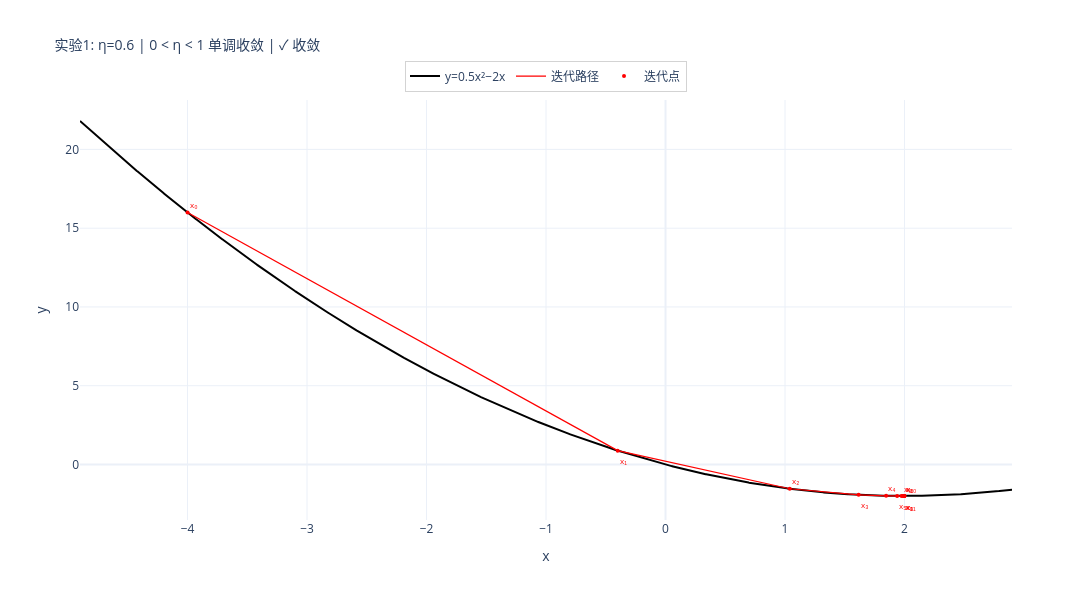
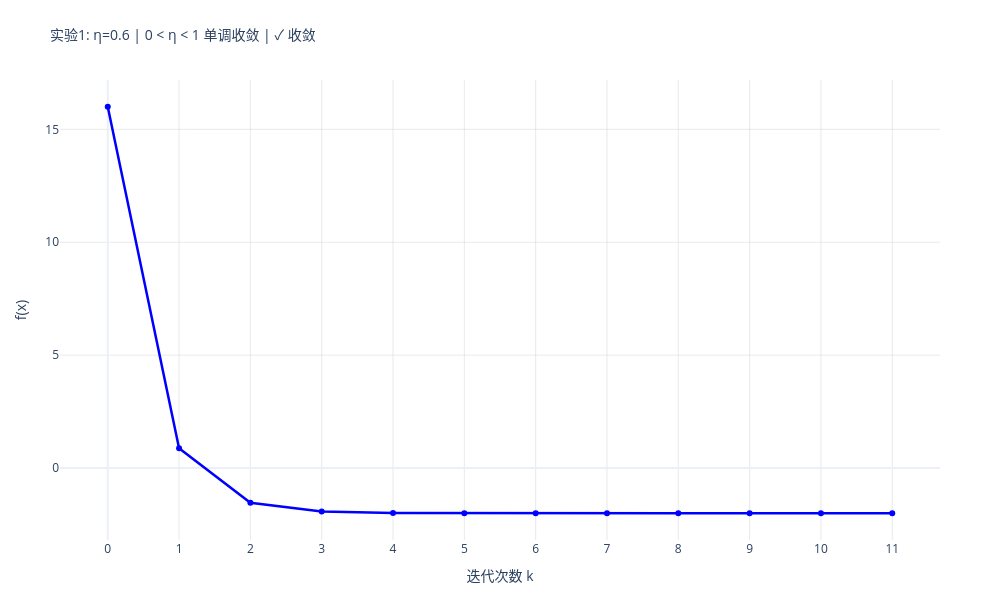
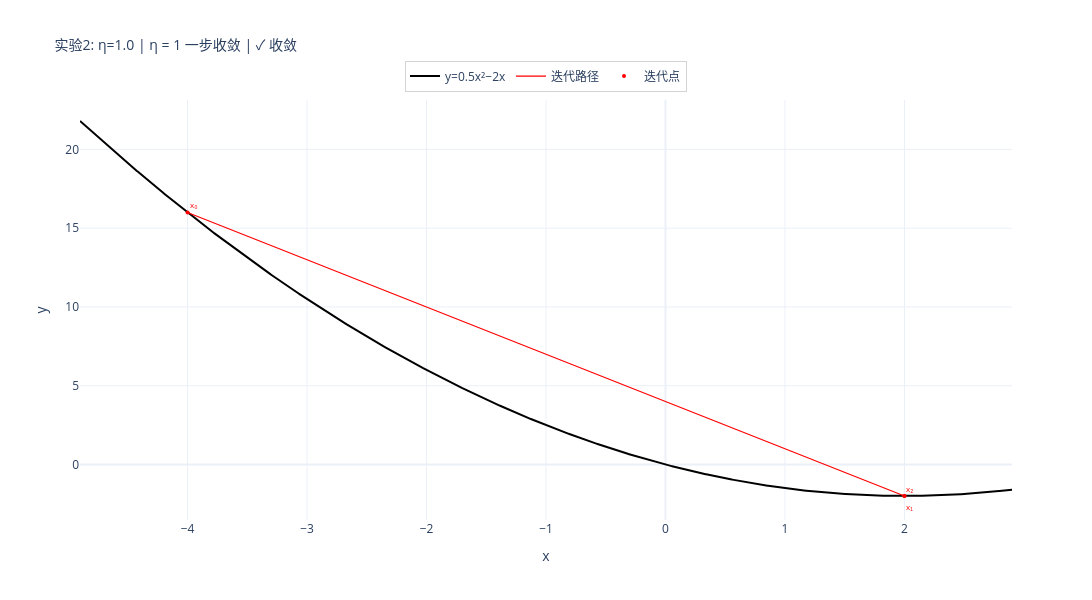
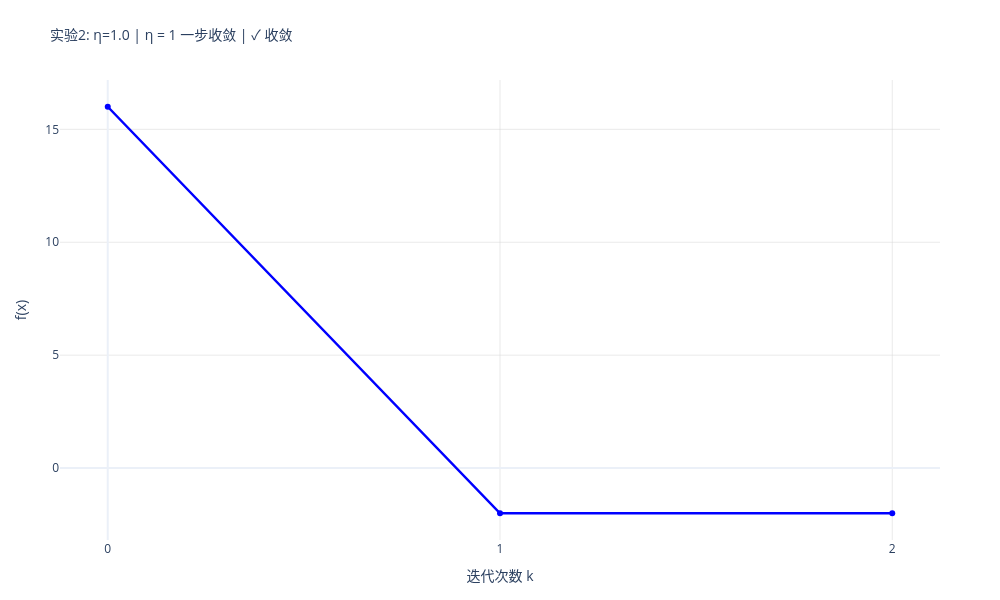

The notebook cell saved with these charts, in order:
### Markdown cell above
步长是决定梯度下降法成败的核心超参数。不合理的步长会直接打破泰勒近似条件，出现震荡、发散等情况。

为了从理论和实验两个层面完整揭示步长的作用机制，本节先推导一维凸二次函数上梯度下降法的误差递推闭式解，再用五组实验覆盖全部理论分类。

> **术语说明**：本节及后续内容中，"步长"与"学习率"为同一概念，均指参数更新公式中的系数 $\eta$。在强调参数"迈出多远"的几何意义时，优先使用"步长"一词。

---
 

**示例** 以标准凸二次函数作为分析对象：
$$
f(x) = 0.5x^2 - 2x
$$

其一阶导数为：
$$
f'(x) = x - 2
$$

令梯度为零，求得理论最优解：
$$
x - 2 = 0 \Rightarrow x^* = 2, \quad f(x^*) = -2
$$

梯度下降法的参数更新公式为：
$$
x_{k+1} = x_k - \eta \cdot f'(x_k)
$$

代入 $f'(x_k) = x_k - 2$：
$$
x_{k+1} = x_k - \eta(x_k - 2) = (1 - \eta)x_k + 2\eta
$$

为了分析迭代点 $x_k$ 与最优解 $x^*$ 之间的距离如何变化，定义误差项 $e_k = x_k - x^*$。将 $x_k = e_k + x^*$ 代入上式：

$$
\begin{aligned}
e_{k+1} + x^* &= (1 - \eta)(e_k + x^*) + 2\eta \\
e_{k+1} &= (1 - \eta)e_k + (1 - \eta)x^* + 2\eta - x^* \\
         &= (1 - \eta)e_k + \eta(2 - x^*)
\end{aligned}
$$

由于 $x^* = 2$，常数项 $\eta(2 - x^*) = 0$ 消去，得到简洁的误差递推式：
$$
e_{k+1} = (1 - \eta) \cdot e_k
$$

从 $k=0$ 开始累乘展开，得到闭式解：
$$
e_k = (1 - \eta)^k \cdot e_0
$$

该公式将步长$\eta$ 与收敛行为之间的关联从经验观察升级为精确的数学定理——收敛性完全由误差递推因子 $|1 - \eta|$ 决定：

| 步长范围 | 误差递推因子 | 误差变化 | 迭代行为 |
|:---|:---|:---|:---|
| $0 < \eta < 1$ | $\|1 - \eta\| < 1$ | 指数衰减 | **单调收敛** |
| $\eta = 1$ | $\|1 - \eta\| = 0$ | 一步归零 | **一步收敛** |
| $1 < \eta < 2$ | $\|1 - \eta\| < 1$ | 正负交替衰减 | **震荡收敛** |
| $\eta = 2$ | $\|1 - \eta\| = 1$ | 绝对值恒定 | **等幅震荡，永不收敛** |
| $\eta > 2$ | $\|1 - \eta\| > 1$ | 指数增长 | **发散** |

$\eta = 2$ 是收敛与发散之间精确的临界分界点。

注意：现实中的深度学习损失函数——非凸、高维、不可解析——我们无法像上述推导那样精确计算收敛临界点，只能通过步长调度、自适应优化器（Adam/RMSprop）、梯度裁剪等手段来规避超调/发散风险，在可控范围内尽可能加快收敛。


---

**实验验证**

为完整验证上述五种理论分类，本节选取五个代表性步长，覆盖表格中的全部行为模式：

| 实验编号 | 步长$\eta$ | 对应理论分类 | 预期迭代行为 |
|:---|:---|:---|:---|
| 实验1 | $\eta = 0.6$ | $0 < \eta < 1$ | 单调收敛 |
| 实验2 | $\eta = 1.0$ | $\eta = 1$ | 一步收敛 |
| 实验3 | $\eta = 1.5$ | $1 < \eta < 2$ | 震荡收敛 |
| 实验4 | $\eta = 2.0$ | $\eta = 2$ | 等幅震荡，永不收敛 |
| 实验5 | $\eta = 2.4$ | $\eta > 2$ | 发散 |

所有实验共用目标函数 $f(x)=0.5x^2-2x$ 和初值 $x_0=-4$。

**实验1：单调收敛（η = 0.6）**

当步长$0 < \eta < 1$ 时，误差递推因子 $|1 - \eta| < 1$，误差以指数方式衰减。迭代点从 $x_0 = -4$ 出发，沿单一方向稳步靠近最优解 $x^* = 2$，坐标符号不翻转，全程**没有震荡**。

从误差递推公式 $e_k = (1 - \eta)^k e_0$ 可知，当 $\eta = 0.6$ 时，$e_k = (0.4)^k e_0$，每步误差缩小为前一步的 40%，呈现稳定、平滑的收敛轨迹。

> **典型应用场景**：当目标函数地形较为平坦、不需要快速收敛时，较小的步长可确保稳定的迭代过程。

### Code cell
# ===== 导入必要的库 =====
import numpy as np                      # 数值计算库
import plotly.graph_objects as go      # 交互式可视化库

# ========= 定义目标函数及其导数 =========
def f(x):
    """
    目标函数：f(x) = 0.5 * x^2 - 2x，凸二次函数。
    这是一个开口向上的抛物线，极值点在导数等于0的地方。
    """
    return 0.5 * x**2 - 2 * x   # 返回函数值：0.5x² - 2x

def df(x):
    """
    目标函数的一阶导数：f'(x) = x - 2。
    梯度（导数）指向函数值增长最快的方向，梯度下降法就是沿负梯度方向寻找极值。
    """
    return x - 2   # 返回导数值：x - 2

# ========= 理论最优解 =========
x_star = 2.0                              # 令 f'(x)=x-2=0 解得 x=2，这是理论最优点
y_star = f(x_star)                       # 计算理论极小值：f(2) = 0.5*(4) - 2*2 = 2 - 4 = -2
print(f"【理论最优解】x* = {x_star:.2f}, f(x*) = {y_star:.2f}\n")  
# 打印理论最优解，保留两位小数

# ========= 辅助函数：判断收敛类型 =========
def get_convergence_type(eta, xs):
    """
    根据学习率 eta 自动判断收敛类型（基于理论分类）。
    参数：
        eta: 学习率
        xs: 迭代序列
    返回：
        (类型标签, 描述字符串)
    """
    # 根据理论分类表确定收敛类型
    if eta == 0.6:
        return "单调收敛", "0 < η < 1 单调收敛"
    elif eta == 1.0:
        return "一步收敛", "η = 1 一步收敛"
    elif eta == 1.5:
        return "振荡收敛", "1 < η < 2 振荡收敛"
    elif eta == 2.0:
        return "等幅振荡", "η = 2 等幅振荡，永不收敛"
    elif eta == 2.4:
        return "发散", "η > 2 发散"
    else:
        # 通用判断逻辑（备用）
        if eta < 1.0:
            return "单调收敛", f"0<η<1 单调收敛"
        elif eta == 1.0:
            return "一步收敛", "η=1 一步收敛"
        elif 1.0 < eta < 2.0:
            return "振荡收敛", "1<η<2 振荡收敛"
        elif eta == 2.0:
            return "等幅振荡", "η=2 等幅振荡，永不收敛"
        else:
            return "发散", "η>2 发散"

# ========= 通用函数：运行梯度下降并绘图 =========
def run_gd(x0, eta, max_iter=30):
    """
    运行梯度下降法并打印迭代过程。
    参数：
        x0: 初始点
        eta: 学习率（步长）
        max_iter: 最大迭代次数，默认30次
    返回：
        xs: 所有迭代点的x坐标构成的NumPy数组
        ys: 所有迭代点的函数值f(x)构成的NumPy数组
        eta: 学习率
        converged: 是否收敛到最优解附近
        convergence_type: 收敛类型标签
        convergence_desc: 收敛类型描述
    """
    xs = [x0]                      # 初始化列表，记录所有迭代点的x坐标，加入初始点
    ys = [f(x0)]                   # 初始化列表，记录所有迭代点的函数值，加入初始点的函数值
    
    x_current = x0                 # 设置当前点为初始点
    
    print(f"\n========== η={eta:.1f} ==========")  # 打印当前学习率的分隔标题
    
    converged = False              # 初始化收敛标志
    
    for k in range(max_iter):      # 开始迭代循环，k从0到max_iter-1
        g = df(x_current)          # 计算当前位置的导数（梯度）
        
        x_next = x_current - eta * g  
        # 梯度下降更新公式：x_new = x_old - 学习率 * 梯度
        
        xs.append(x_next)          # 将新位置x加入坐标列表
        ys.append(f(x_next))       # 将新位置对应的函数值加入值列表
        
        # 打印迭代步骤的详细计算过程
        print(f"x_{k}={x_current:.1f} ⇒ x_{k+1}=x_{k}‑η·y' = {x_current:.1f}‑{eta:.1f}·({g:.1f})={x_next:.1f};")
        
        if abs(g) < 0.001:         # 判断是否满足提前终止条件：梯度的绝对值小于0.001
            converged = True       # 标记为已收敛
            break                  # 如果满足（接近极小值），跳出循环
        
        x_current = x_next         # 更新当前点
    
    # 获取收敛类型
    conv_type, conv_desc = get_convergence_type(eta, np.array(xs))
    
    return np.array(xs), np.array(ys), eta, converged, conv_type, conv_desc

# 创建一个字典，用于将阿拉伯数字转换为带下标的Unicode字符（如 "x0" 转为 "x₀"）
digit_sub = {"0":"₀","1":"₁","2":"₂","3":"₃","4":"₄",
             "5":"₅","6":"₆","7":"₇","8":"₈","9":"₉"}

# ========= 绘图函数1：迭代轨迹图 =========
def plot_trajectory(xs, ys, eta, convergence_type, convergence_desc, converged, experiment_num):
    """
    绘制单变量函数的梯度下降轨迹图。
    参数：
        xs: 迭代过程中的x坐标数组
        ys: 迭代过程中的函数值数组
        eta: 学习率（用于在标题中标识）
        convergence_type: 收敛类型标签
        convergence_desc: 收敛类型描述
        converged: 是否收敛
        experiment_num: 实验编号
    """
    # ====== 自动生成标题 ======
    # 构建收敛状态描述
    status = "✓ 收敛" if converged else "… 未收敛"
    
    # 构建标题：包含实验编号、eta值、收敛类型和描述
    title_text = f"实验{experiment_num}: η={eta:.1f} | {convergence_desc}"
    if converged:
        title_text += f" | {status}"
    
    # ====== 计算绘图的范围 ======
    x_min, x_max = np.min(xs), np.max(xs)  
    # 获取迭代路径中x坐标的最小值和最大值
    
    x_pad = 0.15 * abs(x_max - x_min) if abs(x_max - x_min) > 0.1 else 2.0  
    # 计算x轴两侧的边距
    
    x_plot_low = x_min - x_pad      # 设置x轴绘图下限
    x_plot_high = x_max + x_pad     # 设置x轴绘图上限
    
    x_curve = np.linspace(x_plot_low, x_plot_high, 2000)  
    # 在绘图范围内生成2000个均匀分布的点
    
    y_curve = f(x_curve)            # 计算这些点对应的函数值

    # ====== 创建Plotly图形 ======
    fig = go.Figure()               # 初始化一个空的Plotly图形对象
    
    # === 目标函数曲线：黑色 ===
    fig.add_trace(go.Scatter(
        x=x_curve, 
        y=y_curve, 
        mode="lines",
        line=dict(color="black", width=2), 
        name="y=0.5x²−2x"
    ))
    
    # === 迭代路径连线：红色（仅第一条线显示图例，避免重复） ===
    for i in range(len(xs)-1):      # 循环遍历所有相邻的迭代点对
        show_legend = (i == 0)      # 只在第一条线段上显示图例
        fig.add_trace(go.Scatter(
            x=[xs[i], xs[i+1]], 
            y=[ys[i], ys[i+1]],
            mode="lines", 
            line=dict(color="red", width=1.2),
            name="迭代路径" if show_legend else None,
            legendgroup="迭代路径" if show_legend else None,
            showlegend=show_legend
        ))
    
    # === 迭代点marker：红色（单独一个trace，用于图例中显示"迭代点"） ===
    fig.add_trace(go.Scatter(
        x=xs, 
        y=ys, 
        mode="markers",
        marker=dict(color="red", size=4),
        name="迭代点",
        legendgroup="迭代点",
        showlegend=True
    ))

    # ====== 为迭代点添加文本标注 ======
    annot_list = []                 # 初始化一个空列表
    
    for idx, (xi, yi) in enumerate(zip(xs, ys)):  
        y_shift = 8 if idx % 2 == 0 else -10  
        # 交错向上/向下移动文本，避免标注重叠
        
        idx_str = str(idx)          # 将索引转换为字符串
        sub_text = "".join([digit_sub[c] for c in idx_str])  
        # 将索引字符转换为带下标的Unicode字符
        
        # 标注文本：红色，保持整体一致性
        annot_list.append(dict(
            x=xi, 
            y=yi, 
            text=f"x{sub_text}", 
            showarrow=False,
            xanchor="left", 
            yshift=y_shift, 
            font=dict(size=8, color="red")
        ))
    
    # ====== 更新图表布局 ======
    fig.update_layout(
        annotations=annot_list,     # 将标注列表添加到图形中
        title=dict(text=title_text, font=dict(size=14)),  # 设置标题和字体大小
        xaxis_title="x",            # x轴标题
        yaxis_title="y",            # y轴标题
        template="plotly_white",    # 使用干净的白色背景模板
        width=1100, height=600,     # 设置图表的宽高
        hovermode="x unified",      # 鼠标悬停时，统一显示同一x坐标下的所有信息
        showlegend=True,            # 显示图例
        legend=dict(
            orientation="h",        # 图例水平排列
            yanchor="bottom",       # 图例底部对齐
            y=1.02,                 # 图例放在图表上方
            xanchor="center",       # 图例水平居中
            x=0.5,
            bgcolor="rgba(255,255,255,0.8)",
            bordercolor="lightgray",
            borderwidth=1
        )
    )
    fig.show()                      # 显示交互式图形

# ========= 绘图函数2：收敛曲线图（无图例、无标注） =========
def plot_convergence(xs, ys, eta, convergence_type, convergence_desc, converged, experiment_num):
    """
    绘制梯度下降的收敛曲线图（函数值随迭代次数的变化）。
    参数：
        xs: 迭代过程中的x坐标数组
        ys: 迭代过程中的函数值数组
        eta: 学习率（用于在标题中标识）
        convergence_type: 收敛类型标签
        convergence_desc: 收敛类型描述
        converged: 是否收敛
        experiment_num: 实验编号
    """
    # ====== 自动生成标题 ======
    # 构建收敛状态描述
    status = "✓ 收敛" if converged else "… 未收敛"
    
    # 构建标题
    title_text = f"实验{experiment_num}: η={eta:.1f} | {convergence_desc}"
    if converged:
        title_text += f" | {status}"
    
    # ====== 创建Plotly图形 ======
    fig = go.Figure()
    
    iterations = np.arange(len(ys))  # 迭代次数：0, 1, 2, ...
    
    # === 收敛曲线：函数值随迭代次数的变化 ===
    fig.add_trace(go.Scatter(
        x=iterations, 
        y=ys, 
        mode="lines+markers",
        line=dict(color="blue", width=2.5),
        marker=dict(color="blue", size=6, symbol="circle"),
        name="收敛曲线",
        showlegend=False           # 不显示图例
    ))
    
    # === 设置坐标轴 ===
    fig.update_xaxes(
        title_text="迭代次数 k",
        tickmode="linear",
        dtick=1,                   # 每1个迭代步长显示刻度
        gridcolor="lightgray",
        gridwidth=0.5
    )
    
    fig.update_yaxes(
        title_text="f(x)",
        gridcolor="lightgray",
        gridwidth=0.5
    )
    
    # ====== 更新图表布局（不显示图例） ======
    fig.update_layout(
        title=dict(
            text=title_text, 
            font=dict(size=14)
        ),
        template="plotly_white",
        width=1000, 
        height=600,
        hovermode="x unified",
        showlegend=False,          # 全局关闭图例
        margin=dict(l=60, r=60, t=80, b=60)  # 调整边距
    )
    fig.show()                      # 显示交互式图形


# ========= 主程序：按截图依次运行5个实验 =========

# 定义实验配置列表：[(实验编号, 初始点, 学习率, 最大迭代次数)]
experiments = [
    (1, -4.0, 0.6, 30),   # 实验1：η = 0.6，单调收敛
    (2, -4.0, 1.0, 30),   # 实验2：η = 1.0，一步收敛
    (3, -4.0, 1.5, 30),   # 实验3：η = 1.5，振荡收敛
    (4, -4.0, 2.0, 30),   # 实验4：η = 2.0，等幅振荡，永不收敛
    (5, -4.0, 2.4, 30),   # 实验5：η = 2.4，发散
]

# 循环运行所有实验
for exp_num, x0, eta, max_iter in experiments:
    print(f"\n{'='*50}")
    print(f"开始 实验{exp_num}: η = {eta}")
    print(f"{'='*50}")
    
    # 运行梯度下降
    xs, ys, eta, converged, conv_type, conv_desc = run_gd(x0, eta, max_iter)
    
    # 绘制迭代轨迹图
    plot_trajectory(xs, ys, eta, conv_type, conv_desc, converged, exp_num)
    
    # 绘制收敛曲线图
    plot_convergence(xs, ys, eta, conv_type, conv_desc, converged, exp_num)
    
    print(f"\n实验{exp_num} 完成！")

print("\n" + "="*50)
print("所有5个实验已完成！")
print("="*50)

### Figure 1 — Plotly figure (JSON) as saved in the notebook; plotly's stock layout.template omitted (floating-point values rounded to 4 significant figures; data arrays with more than 128 entries replaced by an {"elided": "..."} marker saying what was removed)
{"data": [{"line": {"color": "black", "width": 2}, "mode": "lines", "name": "y=0.5x²−2x", "type": "scatter", "x": {"elided": "2000 float values"}, "y": {"elided": "2000 float values"}}, {"legendgroup": "迭代路径", "line": {"color": "red", "width": 1.2}, "mode": "lines", "name": "迭代路径", "showlegend": true, "type": "scatter", "x": [-4, -0.4], "y": [16, 0.88]}, {"line": {"color": "red", "width": 1.2}, "mode": "lines", "showlegend": false, "type": "scatter", "x": [-0.4, 1.04], "y": [0.88, -1.539]}, {"line": {"color": "red", "width": 1.2}, "mode": "lines", "showlegend": false, "type": "scatter", "x": [1.04, 1.616], "y": [-1.539, -1.926]}, {"line": {"color": "red", "width": 1.2}, "mode": "lines", "showlegend": false, "type": "scatter", "x": [1.616, 1.846], "y": [-1.926, -1.988]}, {"line": {"color": "red", "width": 1.2}, "mode": "lines", "showlegend": false, "type": "scatter", "x": [1.846, 1.939], "y": [-1.988, -1.998]}, {"line": {"color": "red", "width": 1.2}, "mode": "lines", "showlegend": false, "type": "scatter", "x": [1.939, 1.975], "y": [-1.998, -2.0]}, {"line": {"color": "red", "width": 1.2}, "mode": "lines", "showlegend": false, "type": "scatter", "x": [1.975, 1.99], "y": [-2.0, -2.0]}, {"line": {"color": "red", "width": 1.2}, "mode": "lines", "showlegend": false, "type": "scatter", "x": [1.99, 1.996], "y": [-2.0, -2.0]}, {"line": {"color": "red", "width": 1.2}, "mode": "lines", "showlegend": false, "type": "scatter", "x": [1.996, 1.998], "y": [-2.0, -2.0]}, {"line": {"color": "red", "width": 1.2}, "mode": "lines", "showlegend": false, "type": "scatter", "x": [1.998, 1.999], "y": [-2.0, -2.0]}, {"line": {"color": "red", "width": 1.2}, "mode": "lines", "showlegend": false, "type": "scatter", "x": [1.999, 2.0], "y": [-2.0, -2.0]}, {"legendgroup": "迭代点", "marker": {"color": "red", "size": 4}, "mode": "markers", "name": "迭代点", "showlegend": true, "type": "scatter", "x": [-4.0, -0.4, 1.04, 1.616, 1.846, 1.939, 1.975, 1.99, 1.996, 1.998, 1.999, 2.0], "y": [16.0, 0.88, -1.539, -1.926, -1.988, -1.998, -2.0, -2.0, -2.0, -2.0, -2.0, -2.0]}], "layout": {"annotations": [{"font": {"color": "red", "size": 8}, "showarrow": false, "text": "x₀", "x": -4, "xanchor": "left", "y": 16, "yshift": 8}, {"font": {"color": "red", "size": 8}, "showarrow": false, "text": "x₁", "x": -0.4, "xanchor": "left", "y": 0.88, "yshift": -10}, {"font": {"color": "red", "size": 8}, "showarrow": false, "text": "x₂", "x": 1.04, "xanchor": "left", "y": -1.539, "yshift": 8}, {"font": {"color": "red", "size": 8}, "showarrow": false, "text": "x₃", "x": 1.616, "xanchor": "left", "y": -1.926, "yshift": -10}, {"font": {"color": "red", "size": 8}, "showarrow": false, "text": "x₄", "x": 1.846, "xanchor": "left", "y": -1.988, "yshift": 8}, {"font": {"color": "red", "size": 8}, "showarrow": false, "text": "x₅", "x": 1.939, "xanchor": "left", "y": -1.998, "yshift": -10}, {"font": {"color": "red", "size": 8}, "showarrow": false, "text": "x₆", "x": 1.975, "xanchor": "left", "y": -2.0, "yshift": 8}, {"font": {"color": "red", "size": 8}, "showarrow": false, "text": "x₇", "x": 1.99, "xanchor": "left", "y": -2.0, "yshift": -10}, {"font": {"color": "red", "size": 8}, "showarrow": false, "text": "x₈", "x": 1.996, "xanchor": "left", "y": -2.0, "yshift": 8}, {"font": {"color": "red", "size": 8}, "showarrow": false, "text": "x₉", "x": 1.998, "xanchor": "left", "y": -2.0, "yshift": -10}, {"font": {"color": "red", "size": 8}, "showarrow": false, "text": "x₁₀", "x": 1.999, "xanchor": "left", "y": -2.0, "yshift": 8}, {"font": {"color": "red", "size": 8}, "showarrow": false, "text": "x₁₁", "x": 2.0, "xanchor": "left", "y": -2.0, "yshift": -10}], "height": 600, "hovermode": "x unified", "legend": {"bgcolor": "rgba(255,255,255,0.8)", "bordercolor": "lightgray", "borderwidth": 1, "orientation": "h", "x": 0.5, "xanchor": "center", "y": 1.02, "yanchor": "bottom"}, "showlegend": true, "title": {"font": {"size": 14}, "text": "实验1: η=0.6 | 0 < η < 1 单调收敛 | ✓ 收敛"}, "width": 1100, "xaxis": {"title": {"text": "x"}}, "yaxis": {"title": {"text": "y"}}}}

### Figure 2 — Plotly figure (JSON) as saved in the notebook; plotly's stock layout.template omitted (floating-point values rounded to 4 significant figures)
{"data": [{"line": {"color": "blue", "width": 2.5}, "marker": {"color": "blue", "size": 6, "symbol": "circle"}, "mode": "lines+markers", "name": "收敛曲线", "showlegend": false, "type": "scatter", "x": [0, 1, 2, 3, 4, 5, 6, 7, 8, 9, 10, 11], "y": [16.0, 0.88, -1.539, -1.926, -1.988, -1.998, -2.0, -2.0, -2.0, -2.0, -2.0, -2.0]}], "layout": {"height": 600, "hovermode": "x unified", "margin": {"b": 60, "l": 60, "r": 60, "t": 80}, "showlegend": false, "title": {"font": {"size": 14}, "text": "实验1: η=0.6 | 0 < η < 1 单调收敛 | ✓ 收敛"}, "width": 1000, "xaxis": {"dtick": 1, "gridcolor": "lightgray", "gridwidth": 0.5, "tickmode": "linear", "title": {"text": "迭代次数 k"}}, "yaxis": {"gridcolor": "lightgray", "gridwidth": 0.5, "title": {"text": "f(x)"}}}}

### Figure 3 — Plotly figure (JSON) as saved in the notebook; plotly's stock layout.template omitted (floating-point values rounded to 4 significant figures; data arrays with more than 128 entries replaced by an {"elided": "..."} marker saying what was removed)
{"data": [{"line": {"color": "black", "width": 2}, "mode": "lines", "name": "y=0.5x²−2x", "type": "scatter", "x": {"elided": "2000 float values"}, "y": {"elided": "2000 float values"}}, {"legendgroup": "迭代路径", "line": {"color": "red", "width": 1.2}, "mode": "lines", "name": "迭代路径", "showlegend": true, "type": "scatter", "x": [-4, 2], "y": [16, -2]}, {"line": {"color": "red", "width": 1.2}, "mode": "lines", "showlegend": false, "type": "scatter", "x": [2, 2], "y": [-2, -2]}, {"legendgroup": "迭代点", "marker": {"color": "red", "size": 4}, "mode": "markers", "name": "迭代点", "showlegend": true, "type": "scatter", "x": [-4.0, 2.0, 2.0], "y": [16.0, -2.0, -2.0]}], "layout": {"annotations": [{"font": {"color": "red", "size": 8}, "showarrow": false, "text": "x₀", "x": -4, "xanchor": "left", "y": 16, "yshift": 8}, {"font": {"color": "red", "size": 8}, "showarrow": false, "text": "x₁", "x": 2, "xanchor": "left", "y": -2, "yshift": -10}, {"font": {"color": "red", "size": 8}, "showarrow": false, "text": "x₂", "x": 2, "xanchor": "left", "y": -2, "yshift": 8}], "height": 600, "hovermode": "x unified", "legend": {"bgcolor": "rgba(255,255,255,0.8)", "bordercolor": "lightgray", "borderwidth": 1, "orientation": "h", "x": 0.5, "xanchor": "center", "y": 1.02, "yanchor": "bottom"}, "showlegend": true, "title": {"font": {"size": 14}, "text": "实验2: η=1.0 | η = 1 一步收敛 | ✓ 收敛"}, "width": 1100, "xaxis": {"title": {"text": "x"}}, "yaxis": {"title": {"text": "y"}}}}

### Figure 4 — Plotly figure (JSON) as saved in the notebook; plotly's stock layout.template omitted (floating-point values rounded to 4 significant figures)
{"data": [{"line": {"color": "blue", "width": 2.5}, "marker": {"color": "blue", "size": 6, "symbol": "circle"}, "mode": "lines+markers", "name": "收敛曲线", "showlegend": false, "type": "scatter", "x": [0, 1, 2], "y": [16.0, -2.0, -2.0]}], "layout": {"height": 600, "hovermode": "x unified", "margin": {"b": 60, "l": 60, "r": 60, "t": 80}, "showlegend": false, "title": {"font": {"size": 14}, "text": "实验2: η=1.0 | η = 1 一步收敛 | ✓ 收敛"}, "width": 1000, "xaxis": {"dtick": 1, "gridcolor": "lightgray", "gridwidth": 0.5, "tickmode": "linear", "title": {"text": "迭代次数 k"}}, "yaxis": {"gridcolor": "lightgray", "gridwidth": 0.5, "title": {"text": "f(x)"}}}}
